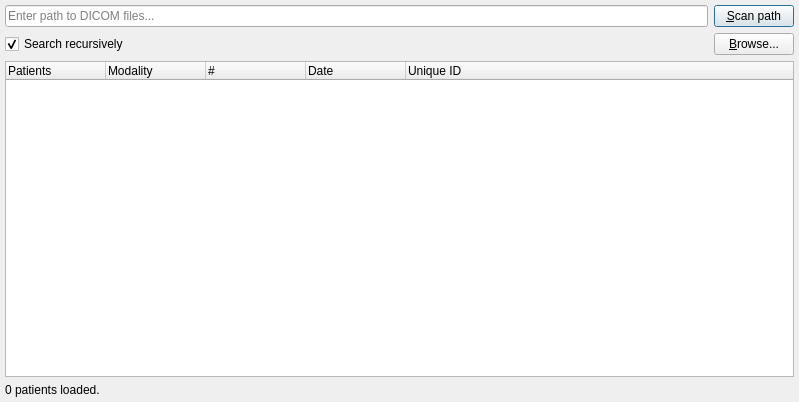
<?xml version="1.0" encoding="UTF-8"?>
<ui version="4.0">
 <class>PatientExplorerWidget</class>
 <widget class="QWidget" name="PatientExplorerWidget">
  <property name="geometry">
   <rect>
    <x>0</x>
    <y>0</y>
    <width>799</width>
    <height>402</height>
   </rect>
  </property>
  <property name="windowTitle">
   <string>Patient explorer</string>
  </property>
  <property name="layoutDirection">
   <enum>Qt::LeftToRight</enum>
  </property>
  <layout class="QGridLayout" name="gridLayout_2">
   <property name="leftMargin">
    <number>5</number>
   </property>
   <property name="topMargin">
    <number>5</number>
   </property>
   <property name="rightMargin">
    <number>5</number>
   </property>
   <property name="bottomMargin">
    <number>5</number>
   </property>
   <item row="0" column="0">
    <layout class="QGridLayout" name="gridLayout">
     <property name="topMargin">
      <number>0</number>
     </property>
     <item row="0" column="0">
      <layout class="QHBoxLayout" name="horizontalLayout">
       <item>
        <widget class="QLineEdit" name="editPath">
         <property name="toolTip">
          <string/>
         </property>
         <property name="statusTip">
          <string/>
         </property>
         <property name="placeholderText">
          <string>Enter path to DICOM files...</string>
         </property>
        </widget>
       </item>
      </layout>
     </item>
     <item row="1" column="0">
      <widget class="QCheckBox" name="ckbSearchRecursively">
       <property name="statusTip">
        <string/>
       </property>
       <property name="text">
        <string>Search recursively</string>
       </property>
       <property name="checked">
        <bool>true</bool>
       </property>
      </widget>
     </item>
     <item row="1" column="1">
      <widget class="QPushButton" name="btnBrowse">
       <property name="autoFillBackground">
        <bool>false</bool>
       </property>
       <property name="text">
        <string>&amp;Browse...</string>
       </property>
       <property name="default">
        <bool>false</bool>
       </property>
       <property name="flat">
        <bool>false</bool>
       </property>
      </widget>
     </item>
     <item row="0" column="1">
      <widget class="QPushButton" name="btnScan">
       <property name="text">
        <string>&amp;Scan path</string>
       </property>
       <property name="default">
        <bool>true</bool>
       </property>
      </widget>
     </item>
     <item row="2" column="0" colspan="2">
      <widget class="QTreeWidget" name="treePatients">
       <property name="statusTip">
        <string/>
       </property>
       <property name="frameShape">
        <enum>QFrame::StyledPanel</enum>
       </property>
       <property name="frameShadow">
        <enum>QFrame::Sunken</enum>
       </property>
       <property name="lineWidth">
        <number>4</number>
       </property>
       <property name="tabKeyNavigation">
        <bool>true</bool>
       </property>
       <property name="alternatingRowColors">
        <bool>false</bool>
       </property>
       <property name="selectionMode">
        <enum>QAbstractItemView::SingleSelection</enum>
       </property>
       <property name="selectionBehavior">
        <enum>QAbstractItemView::SelectItems</enum>
       </property>
       <property name="indentation">
        <number>15</number>
       </property>
       <property name="uniformRowHeights">
        <bool>true</bool>
       </property>
       <property name="sortingEnabled">
        <bool>true</bool>
       </property>
       <property name="animated">
        <bool>false</bool>
       </property>
       <property name="headerHidden">
        <bool>false</bool>
       </property>
       <property name="columnCount">
        <number>5</number>
       </property>
       <attribute name="headerCascadingSectionResizes">
        <bool>false</bool>
       </attribute>
       <attribute name="headerHighlightSections">
        <bool>false</bool>
       </attribute>
       <attribute name="headerShowSortIndicator" stdset="0">
        <bool>false</bool>
       </attribute>
       <column>
        <property name="text">
         <string>Patients</string>
        </property>
       </column>
       <column>
        <property name="text">
         <string>Modality</string>
        </property>
       </column>
       <column>
        <property name="text">
         <string>#</string>
        </property>
       </column>
       <column>
        <property name="text">
         <string>Date</string>
        </property>
       </column>
       <column>
        <property name="text">
         <string>Unique ID</string>
        </property>
       </column>
      </widget>
     </item>
    </layout>
   </item>
   <item row="1" column="0">
    <widget class="QLabel" name="lblStatusBar">
     <property name="text">
      <string>0 patients loaded.</string>
     </property>
    </widget>
   </item>
  </layout>
 </widget>
 <tabstops>
  <tabstop>editPath</tabstop>
  <tabstop>btnScan</tabstop>
  <tabstop>btnBrowse</tabstop>
  <tabstop>ckbSearchRecursively</tabstop>
  <tabstop>treePatients</tabstop>
 </tabstops>
 <resources/>
 <connections/>
</ui>
